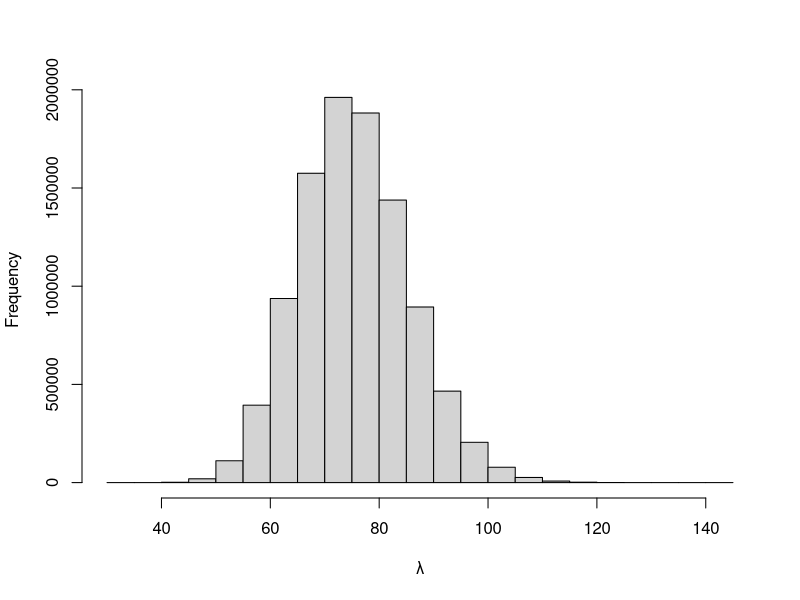

Here is the R script that generated this plot:
# Approach (1): No integration

b_grid <- seq(0.01, 1, by = 0.00001)
med <- qgamma(0.5, 100*b_grid^2, b_grid)

b <- b_grid[which.min(abs(med - 75))]
a <- 100 * b^2

# Approach (2): Using integration

b_grid <- seq(0.01, 1, by = 0.0001)

int <- sapply(b_grid, function(b) {
  1 - integrate(dgamma, shape = 100*b^2, rate = b, lower = 0, upper = 75)$value
})

b <- b_grid[which.min(abs(int - 0.5))]
a <- 100 * b^2

# Validate using Monte Carlo sampling

s <- 1e+7
lambda <- rgamma(n = s, shape = a, rate = b)

hist(lambda, main = NA, xlab = "λ", ylab = "Frequency")

mean(lambda > 75)

var(lambda)